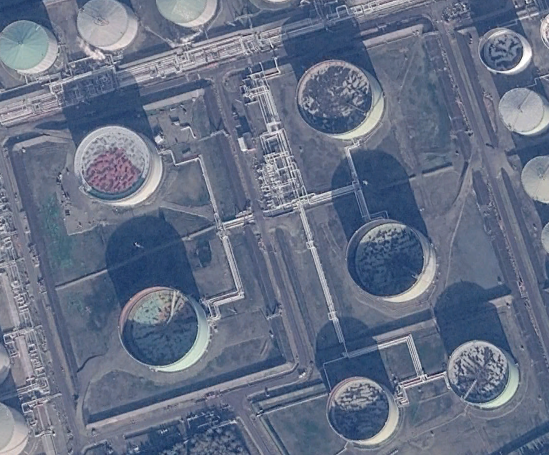
#> input picture image.PNG, 549 x 455 px
$ python estimate_fill_level.py --image image.PNG
#> lines starting #> are read from the running program, lines starting #| are printed output that depends on the picture
import argparse
from datetime import datetime, timezone

import cv2
import matplotlib.pyplot as plt
import numpy as np
from pysolar.solar import get_altitude

# Calibration from a known reference image where wall height was measured manually.
DEFAULT_PIXELS_PER_METRE = 52.0

# Edge/line detection defaults tuned for typical tank images with strong rim/shadow contrast.
GAUSSIAN_KERNEL = (7, 7)
CANNY_LOW_THRESHOLD = 50
CANNY_HIGH_THRESHOLD = 150
HOUGH_THRESHOLD = 100
HOUGH_MIN_LINE_LENGTH = 200
HOUGH_MAX_LINE_GAP = 20
MAX_HORIZONTAL_ANGLE_DEGREES = 10


def parse_args() -> argparse.Namespace:
    parser = argparse.ArgumentParser(
        description="Estimate floating roof tank fill level from shadow geometry.",
    )
    parser.add_argument("--image", default="tank.jpg", help="Path to input tank image")
    parser.add_argument("--tank-height", type=float, default=22.0, help="Tank height in metres")
    parser.add_argument("--tank-diameter", type=float, default=80.0, help="Tank diameter in metres")
    parser.add_argument("--latitude", type=float, default=51.5074, help="Tank latitude")
    parser.add_argument("--longitude", type=float, default=-0.1278, help="Tank longitude")
    parser.add_argument(
        "--timestamp-utc",
        default="2026-05-07T14:30:00",
        help="Image timestamp in UTC ISO format, e.g. 2026-05-07T14:30:00",
    )
    parser.add_argument(
        "--pixels-per-metre",
        type=float,
        default=DEFAULT_PIXELS_PER_METRE,
        help="Pixel-to-metre calibration for the tank wall",
    )
    parser.add_argument(
        "--output-image",
        default="",
        help="Optional path to save annotated output image",
    )
    parser.add_argument(
        "--no-display",
        action="store_true",
        help="Skip interactive display (useful in headless environments)",
    )
    return parser.parse_args()


def _mid_y(line: tuple[int, int, int, int]) -> float:
    return (line[1] + line[3]) / 2


def detect_horizontal_lines(gray: np.ndarray) -> list[tuple[int, int, int, int]]:
    blur = cv2.GaussianBlur(gray, GAUSSIAN_KERNEL, 0)
    edges = cv2.Canny(blur, CANNY_LOW_THRESHOLD, CANNY_HIGH_THRESHOLD)

    lines = cv2.HoughLinesP(
        edges,
        rho=1,
        theta=np.pi / 180,
        threshold=HOUGH_THRESHOLD,
        minLineLength=HOUGH_MIN_LINE_LENGTH,
        maxLineGap=HOUGH_MAX_LINE_GAP,
    )

    if lines is None:
        raise RuntimeError("No shadow lines detected.")

    horizontal_lines: list[tuple[int, int, int, int]] = []
    for line in lines:
        x1, y1, x2, y2 = line[0]
        angle = np.degrees(np.arctan2(y2 - y1, x2 - x1))
        if abs(angle) < MAX_HORIZONTAL_ANGLE_DEGREES:
            horizontal_lines.append((x1, y1, x2, y2))

    if not horizontal_lines:
        raise RuntimeError("No horizontal shadow lines found.")

    return horizontal_lines


def main() -> None:
    args = parse_args()

    if args.tank_height <= 0:
        raise ValueError("--tank-height must be positive")
    if args.tank_diameter <= 0:
        raise ValueError("--tank-diameter must be positive")
    if args.pixels_per_metre <= 0:
        raise ValueError("--pixels-per-metre must be positive")

    timestamp = datetime.fromisoformat(args.timestamp_utc)
    if timestamp.tzinfo is None:
        timestamp = timestamp.replace(tzinfo=timezone.utc)
    else:
        timestamp = timestamp.astimezone(timezone.utc)

    img = cv2.imread(args.image)
#> img is the input picture: shape (455, 549, 3); mean B, G, R 133.7, 112.2, 101.9
    if img is None:
        raise FileNotFoundError(f"Could not load image: {args.image}")

    original = img.copy()
    gray = cv2.cvtColor(img, cv2.COLOR_BGR2GRAY)
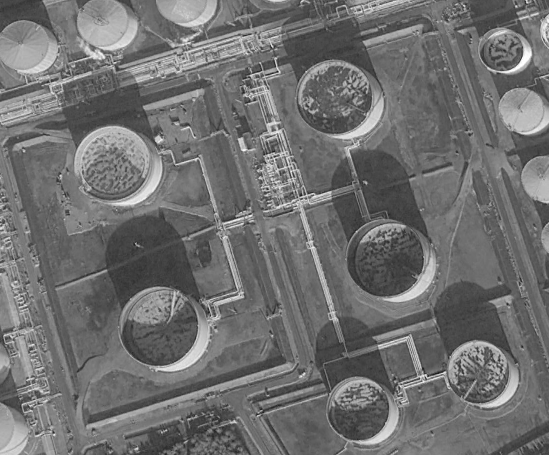
#> gray: shape (455, 549); min 28, max 255, mean 111.6

    horizontal_lines = detect_horizontal_lines(gray)
#> in detect_horizontal_lines, `blur = cv2.GaussianBlur(gray, GAUSSIAN_KERNEL, 0)`:
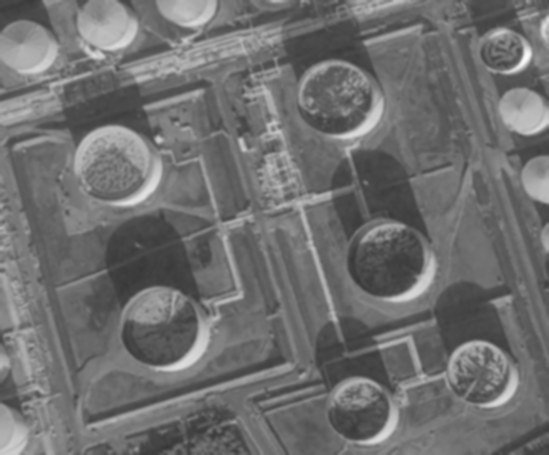
#> blur: shape (455, 549); min 55, max 250, mean 111.6
#> in detect_horizontal_lines, `edges = cv2.Canny(blur, CANNY_LOW_THRESHOLD, CANNY_HIGH_THRESHOLD)`:
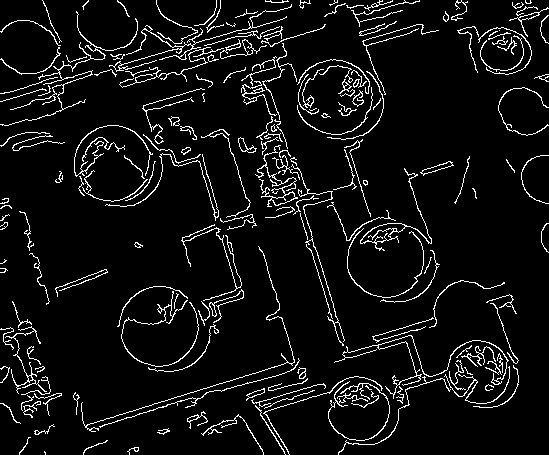
#> edges: shape (455, 549); 6.6% white in thin lines or dots
#> in detect_horizontal_lines, `lines = cv2.HoughLinesP( edges, rho=1, theta=np.pi / 180, threshold=HO..`: lines = [[84, 425, 298, 359], [239, 16, 358, 404], [274, 114, 363, 407], [57, 80, 281, 36]]
#> the loop in detect_horizontal_lines, `for line in lines:` made 4 passes
#> (x1, y1, x2, y2, angle) on passes 1 to 4: (84, 425, 298, 359, -17.14), (239, 16, 358, 404, 72.95), (274, 114, 363, 407, 73.1), (57, 80, 281, 36, -11.11)
#> after the loop in detect_horizontal_lines, `for line in lines:`: horizontal_lines = []

    shadow_line = max(horizontal_lines, key=_mid_y)
    x1, y1, x2, y2 = shadow_line
    shadow_y = int((y1 + y2) / 2)
    cv2.line(original, (x1, y1), (x2, y2), (0, 0, 255), 3)

    rim_line = min(horizontal_lines, key=_mid_y)
    rx1, ry1, rx2, ry2 = rim_line
    rim_y = int((ry1 + ry2) / 2)
    cv2.line(original, (rx1, ry1), (rx2, ry2), (255, 0, 0), 3)

    shadow_height_pixels = abs(shadow_y - rim_y)
    shadow_height_metres = shadow_height_pixels / args.pixels_per_metre

    solar_elevation_deg = get_altitude(args.latitude, args.longitude, timestamp)
    solar_elevation_rad = np.radians(solar_elevation_deg)

    if solar_elevation_deg <= 0 or np.isclose(np.tan(solar_elevation_rad), 0.0):
        raise RuntimeError(
            "Solar elevation is too low for stable estimation. Provide a daytime image with positive sun elevation."
        )

    visible_wall_height = shadow_height_metres / np.tan(solar_elevation_rad)
    visible_wall_height = max(0.0, min(args.tank_height, visible_wall_height))

    liquid_height = args.tank_height - visible_wall_height
    fill_percentage = (liquid_height / args.tank_height) * 100

    print(f"Solar elevation: {solar_elevation_deg:.2f} deg")
    print("\n========== RESULTS ==========")
    print(f"Shadow height: {shadow_height_metres:.2f} m")
    print(f"Visible wall height: {visible_wall_height:.2f} m")
    print(f"Estimated liquid height: {liquid_height:.2f} m")
    print(f"Estimated fill: {fill_percentage:.1f}%")

    plt.figure(figsize=(12, 8))
    plt.imshow(cv2.cvtColor(original, cv2.COLOR_BGR2RGB))
    plt.title(f"Estimated Fill Level: {fill_percentage:.1f}%")
    plt.axis("off")

    if args.output_image:
        plt.savefig(args.output_image, bbox_inches="tight")

    if not args.no_display:
        plt.show()


if __name__ == "__main__":
#> (the run stopped early here; a loop or call above may not have finished)
